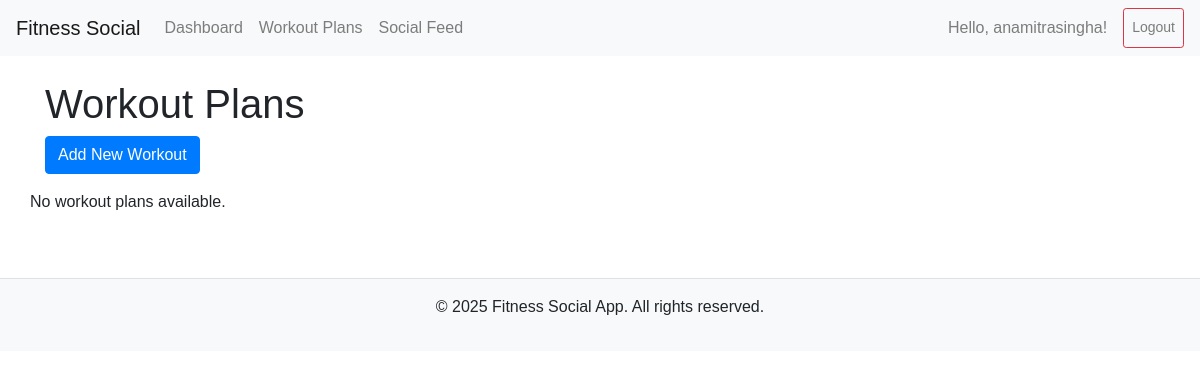
The page /workout-plans/ (signed in) on the database as committed earlier.
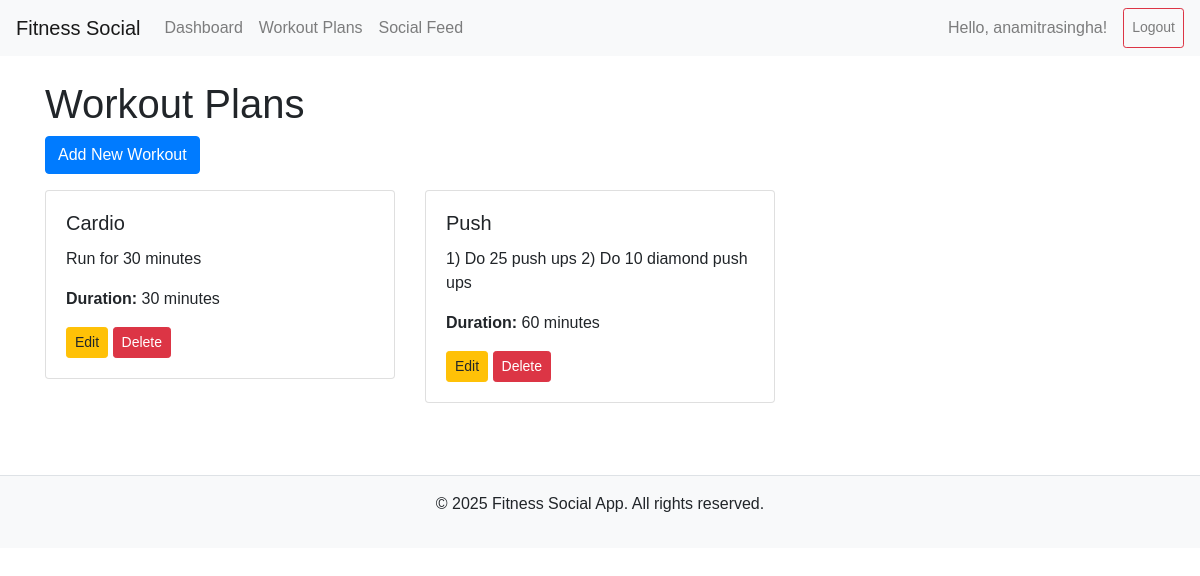
The same page on the database as committed later.
### core/models.py (models this page shows, shortened)
class Workout(models.Model):
    user = models.ForeignKey(User, on_delete=models.CASCADE)  # Link to the user who created it
    name = models.CharField(max_length=100)  # Name of the workout plan
    description = models.TextField()  # Description of the workout plan
    duration = models.IntegerField(help_text="Duration in minutes")  # Duration of the workout
    date_created = models.DateTimeField(auto_now_add=True)  # Auto-generated timestamp

### core/views.py (the view)
# urls.py: path('workout-plans/', views.workout_plans, name='workout_plans'),
@login_required
def workout_plans(request):
    workouts = Workout.objects.filter(user=request.user)  # Show only the logged-in user's workouts
    return render(request, 'workout_plans.html', {'workouts': workouts})

### templates/workout_plans.html
{% extends 'base.html' %}
{% block content %}
<h1>Workout Plans</h1>
<a href="{% url 'add_workout' %}" class="btn btn-primary mb-3">Add New Workout</a>
<div class="row">
    {% for workout in workouts %}
    <div class="col-md-4 mb-4">
        <div class="card">
            <div class="card-body">
                <h5 class="card-title">{{ workout.name }}</h5>
                <p class="card-text">{{ workout.description }}</p>
                <p><strong>Duration:</strong> {{ workout.duration }} minutes</p>
                <a href="{% url 'edit_workout' workout.pk %}" class="btn btn-warning btn-sm">Edit</a>
                <a href="{% url 'delete_workout' workout.pk %}" class="btn btn-danger btn-sm">Delete</a>
            </div>
        </div>
    </div>
    {% empty %}
    <p>No workout plans available.</p>
    {% endfor %}
</div>
{% endblock %}

### templates/base.html (shortened to what this page needs)
<!DOCTYPE html>
<html lang="en">
<head>
    <link rel="stylesheet" href="https://stackpath.bootstrapcdn.com/bootstrap/4.5.2/css/bootstrap.min.css">
    <link rel="stylesheet" href="/static/css/styles.css">
</head>
<body>
    <nav class="navbar navbar-expand-lg navbar-light bg-light">
        <a class="navbar-brand" href="{% url 'dashboard' %}">Fitness Social</a>
        <div class="collapse navbar-collapse" id="navbarNav">
            <div class="navbar-nav">
                <a class="nav-item nav-link" href="{% url 'dashboard' %}">Dashboard</a>
                <a class="nav-item nav-link" href="{% url 'workout_plans' %}">Workout Plans</a>
                <a class="nav-item nav-link" href="{% url 'social_feed' %}">Social Feed</a>
            </div>
            <div class="navbar-nav ml-auto">
                {% if user.is_authenticated %}
                    <span class="navbar-text mr-3">Hello, {{ user.username }}!</span>
                    <a class="nav-item nav-link btn btn-outline-danger btn-sm" href="{% url 'logout' %}">Logout</a>
                {% else %}
                    <a class="nav-item nav-link btn btn-outline-primary btn-sm mr-2" href="{% url 'login' %}">Login</a>
                    <a class="nav-item nav-link btn btn-primary btn-sm" href="#">Sign Up</a>
                {% endif %}
            </div>
        </div>
    </nav>
    <div class="container mt-4">
        {% block content %}
        {% endblock %}
    </div>
    <footer class="bg-light text-center py-3 mt-5 border-top">
        <p>&copy; {{ current_year }} Fitness Social App. All rights reserved.</p>
    </footer>
</body>
</html>

### static/css/styles.css (style rules this page uses)
body { font-family: Arial, sans-serif; }
.navbar { margin-bottom: 20px; }

Rows that differ between the two databases and show on the page:
added Workout: name "Cardio", description "Run for 30 minutes", duration "30"
added Workout: name "Push", description "1) Do 25 push ups 2) Do 10 diamond push ups", duration "60"
Other text that changed with them:
text no longer shown: "No workout plans available."
